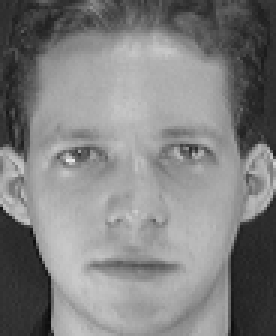
%> input picture CS470/Assignments/Assignment 2/att_faces/s1/1.pgm, 92 x 112 px (shown 3 times larger)
$ octave --eval "result = assignment1_part2starter('../Assignment 2/att_faces/s1/1.pgm');"   (GNU Octave 9; MATLAB toolbox functions it lacks are replaced by stand-ins)
%> lines starting %> are read from the running program, lines starting %| are printed output that depends on the picture; long printed decimals are rounded
%Vince Bjazevic
function [matEq, map] = assignment1_part2starter(filename)
%> called with filename = '../Assignment 2/att_faces/s1/1.pgm'
img = imread(filename);
%> img is the input picture: size 112x92 uint8; min 11, max 234, mean 128.3
[m, n] = size(img); %Obtain width and height of image.
%> m = 112; n = 92

hist = imhist(img); %Histogram of this image
%> hist = 256 values, max 223 at index 172, min 0 at index 1, mean 40.25
histc = cumsum(hist); %Cumulative histogram
%> histc = 256 values from 0 to 10304

L = 256; %Number of gray levels

%Construct histogram of a perfectly equalized image
%Assuming L bins, each bin will contain (m*n)/L pixels
%TODO: Enter code here to initialize each element of idealHist to (m*n)/L. You don't need a for-loop for this one!
idealHist = repmat((m*n)/L, 1, L);
%> idealHist = 256 values from 40.25 to 40.25
idealHistc = cumsum(idealHist); %Cumulative histogram
%> idealHistc = 256 values from 40.25 to 10304

%Initialize the map that will store the transformation to all zeros.
%In addition, specify the type 'uint8' to ensure that the transform doesn't go out of bounds [0, 255]
%TODO: Enter code here.
map = zeros(L,1,'uint8');
figure, imshow(img)

for i=1:L
    %For each gray-level, find the **index**  that minimizes the difference
    %between histc(i) and the array idealHistc (defined above)
    %Avoid for loops! This can be done in couple of statements that 1) finds the difference (stored in an array) and then 2) finds the minimum

    %TODO: Enter code here.


    [val, ind] = min(abs(histc - idealHistc(i)));
    %Index ind is between 1 to 256; %Bring it back to range [0, 255]
    %TODO: FIX code below
    map(i) = ind-1;
end
%> this loop made 256 passes
%> (val, ind) on passes 1 to 3: (0.75, 26), (3.5, 30), (5.75, 33)
%> after the loop, map = 256 values from 25 to 234

%Histogram equalized image is simply applying the map to the image. (see part 1)
%TODO: Enter code here (This will be same as Part 1)
matEq = im2double(map(img+1));
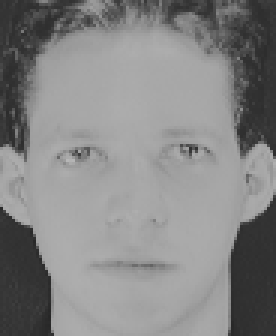
%> matEq: size 112x92 double (shown 3 times larger); min 0.153, max 0.718, mean 0.522
figure, imshow(matEq)

%Complete based on prompts below (these are same as in Part 1)
%TODO 1: Compare with matlab's implementation.
[imEq,mapEq] = histeq(im2double(img), double(map));
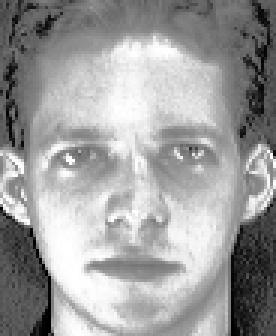
%> imEq: size 112x92 double (shown 3 times larger); min 0, max 1, mean 0.617
%> mapEq = 256 values from 0 to 1
%TODO 2: Show both equalized images next to each other
figure, imshowpair(matEq, imEq, 'montage');
%> after `imshowpair(matEq, imEq, 'montage')`:
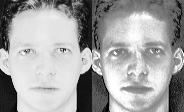
%> displayed picture: size 112x184, on the screen's scale of 0 to 255; min 0, max 255, mean 162.1
%TODO 3: Compute and print the Diff between homegrown and matlab (per pixel)
fprintf('Diff between homegrown and matlab implementation (per pixel) for file %s = %f\n',filename, sum(sum(abs(double(imEq) - double(matEq))))/n);
%| Diff between homegrown and matlab implementation (per pixel) for file ../Assignment 2/att_faces/s1/1.pgm = 13.591

$ run again, on CS470/Assignments/Assignment 2/att_faces/s1/10.pgm
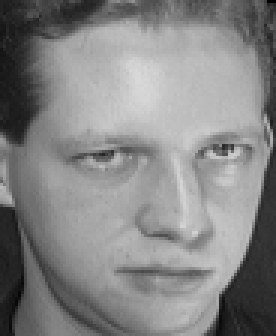
%> input picture CS470/Assignments/Assignment 2/att_faces/s1/10.pgm, 92 x 112 px (shown 3 times larger)
%> in assignment1_part2starter, img is the input picture: size 112x92 uint8; min 1, max 217, mean 132.8
%> hist = 256 values, max 140 at index 183, min 0 at index 1, mean 40.25
%> histc = 256 values from 0 to 10304
%> the loop in assignment1_part2starter, `for i=1:L` made 256 passes
%> (val, ind) on passes 1 to 3: (1.75, 21), (5.5, 25), (5.25, 27)
%> after the loop in assignment1_part2starter, `for i=1:L`: map = 256 values from 20 to 217
%> in assignment1_part2starter, `[imEq,mapEq] = histeq(im2double(img), double(map));`:
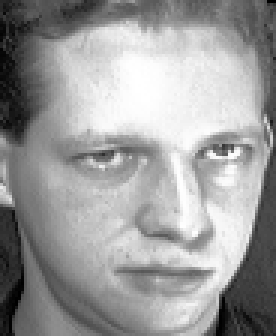
%> imEq: size 112x92 double (shown 3 times larger); min 0, max 1, mean 0.611
%> mapEq = 256 values from 0 to 1
%> in assignment1_part2starter, `imshowpair(matEq, imEq, 'montage')`:
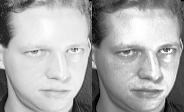
%> displayed picture: size 112x184, on the screen's scale of 0 to 255; min 0, max 255, mean 171.7
%| Diff between homegrown and matlab implementation (per pixel) for file ../Assignment 2/att_faces/s1/10.pgm = 12.372

$ run again, on CS470/Assignments/Assignment 2/att_faces/s1/2.pgm
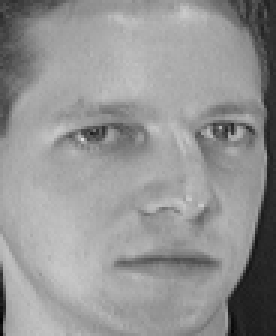
%> input picture CS470/Assignments/Assignment 2/att_faces/s1/2.pgm, 92 x 112 px (shown 3 times larger)
%> in assignment1_part2starter, img is the input picture: size 112x92 uint8; min 2, max 223, mean 148
%> hist = 256 values, max 301 at index 170, min 0 at index 1, mean 40.25
%> histc = 256 values from 0 to 10304
%> the loop in assignment1_part2starter, `for i=1:L` made 256 passes
%> (val, ind) on passes 1 to 3: (0.75, 28), (0.5, 31), (16.25, 33)
%> after the loop in assignment1_part2starter, `for i=1:L`: map = 256 values from 27 to 223
%> in assignment1_part2starter, `[imEq,mapEq] = histeq(im2double(img), double(map));`:
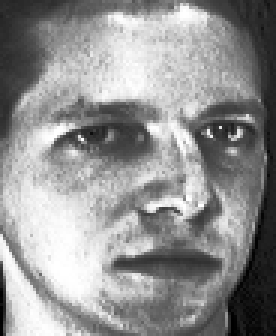
%> imEq: size 112x92 double (shown 3 times larger); min 0, max 1, mean 0.571
%> mapEq = 256 values from 0 to 1
%> in assignment1_part2starter, `imshowpair(matEq, imEq, 'montage')`:
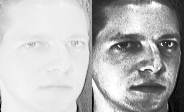
%> displayed picture: size 112x184, on the screen's scale of 0 to 255; min 0, max 255, mean 185.6
%| Diff between homegrown and matlab implementation (per pixel) for file ../Assignment 2/att_faces/s1/2.pgm = 23.501

$ run again, on CS470/Assignments/Assignment 2/att_faces/s1/3.pgm
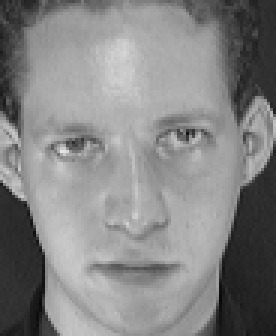
%> input picture CS470/Assignments/Assignment 2/att_faces/s1/3.pgm, 92 x 112 px (shown 3 times larger)
%> in assignment1_part2starter, img is the input picture: size 112x92 uint8; min 7, max 232, mean 132.6
%> hist = 256 values, max 228 at index 172, min 0 at index 1, mean 40.25
%> histc = 256 values from 0 to 10304
%> the loop in assignment1_part2starter, `for i=1:L` made 256 passes
%> (val, ind) on passes 1 to 3: (3.75, 22), (5.5, 26), (1.25, 29)
%> after the loop in assignment1_part2starter, `for i=1:L`: map = 256 values from 21 to 232
%> in assignment1_part2starter, `[imEq,mapEq] = histeq(im2double(img), double(map));`:
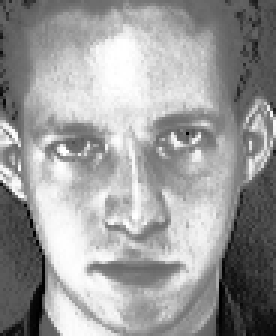
%> imEq: size 112x92 double (shown 3 times larger); min 0, max 1, mean 0.609
%> mapEq = 256 values from 0 to 1
%> in assignment1_part2starter, `imshowpair(matEq, imEq, 'montage')`:
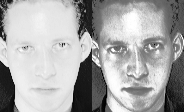
%> displayed picture: size 112x184, on the screen's scale of 0 to 255; min 0, max 255, mean 168.4
%| Diff between homegrown and matlab implementation (per pixel) for file ../Assignment 2/att_faces/s1/3.pgm = 14.480
